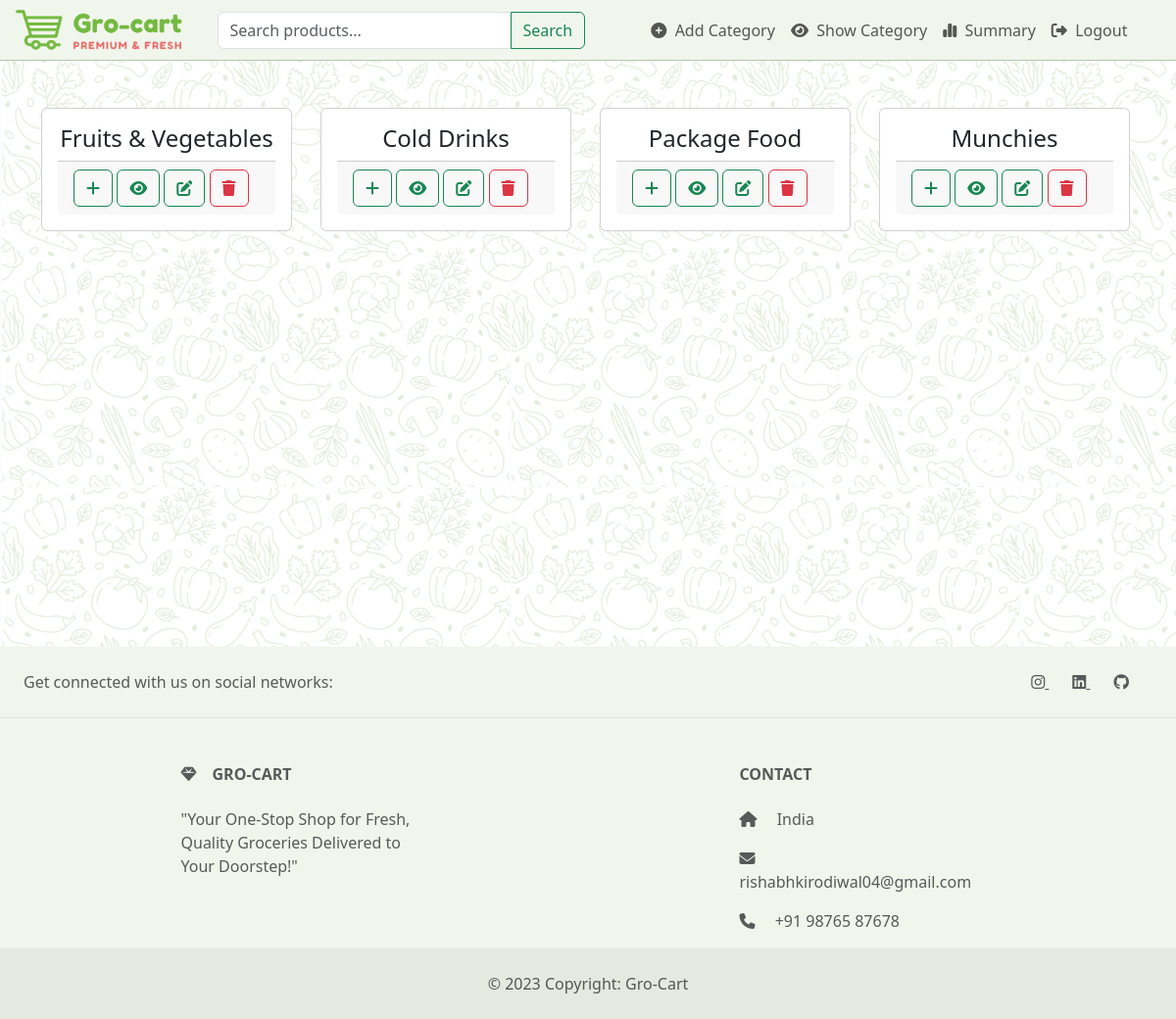
/show-category (signed in), run on the app's committed database.
### models.py (models this page shows)
class Category(db.Model):
    id = db.Column(db.Integer, primary_key=True)
    name = db.Column(db.String(150), unique=True)
    products = db.relationship('Product', backref='category', lazy=True)

### app.py (the view)
@app.route('/show-category')
@login_required
def show_category():
    if not current_user.is_admin:
        flash('You do not have permission to access this page.', 'warning')
        return redirect(url_for('dashboard'))
    categories = Category.query.all()
    return render_template('show_category.html', categories=categories)

### app.py (called while the page is built)
@login_manager.user_loader
def load_user(id):
    return User.query.get(int(id))

### templates/show_category.html
{% extends "base.html" %}
{% block content %}
{% from 'macros/category.html' import category_card %}
<div class="container mt-5">
    <div class="row justify-content-lg-start">
        {% for category in categories %}
        {% if category %}
        {{ category_card(category) }}
        {% else %}
        <h5>No Category Created</h5>
        {% endif %}
        {% endfor %}
    </div>
</div>
{% endblock %}

### templates/macros/category.html
{% macro category_card(category) %}
<div class="col-lg-3 col-md-6 col-sm-6 col-8 mb-4">
    <div class="card" style="width: 16rem;">
        <div class="card-body">
            <h4 class="text-center card-title">{{ category.name }}</h4>
            <div class="card-footer">
                <a href="{{ url_for('add_product', category_id=category.id) }}" class="btn btn-outline-success">
                    <i class="fas fa-plus"></i>
                </a>
                <a href="{{ url_for('show_products', category_id=category.id) }}" class="btn btn-outline-success">
                    <i class="fas fa-eye"></i>
                </a>
                <a href="{{ url_for('edit_category', category_id=category.id) }}" class="btn btn-outline-success">
                    <i class="fas fa-edit"></i>
                </a>
                <form action="{{ url_for('delete_category', category_id=category.id) }}" method="POST"
                    style="display: inline;">
                    <button type="submit" class="btn btn-outline-danger">
                        <i class="fas fa-trash"></i>
                    </button>
                </form>
            </div>
        </div>
    </div>
</div>
{% endmacro %}

### static/style.css (style rules this page uses)
.bg-image { background-image: url('/static/images/bg-image.png'); }

### data on the page
Category: name "Fruits & Vegetables"
Category: name "Cold Drinks"
Category: name "Package Food"
Category: name "Munchies"

### other printed values
{{ name }} "Add Category Show Category Summary Logout"
